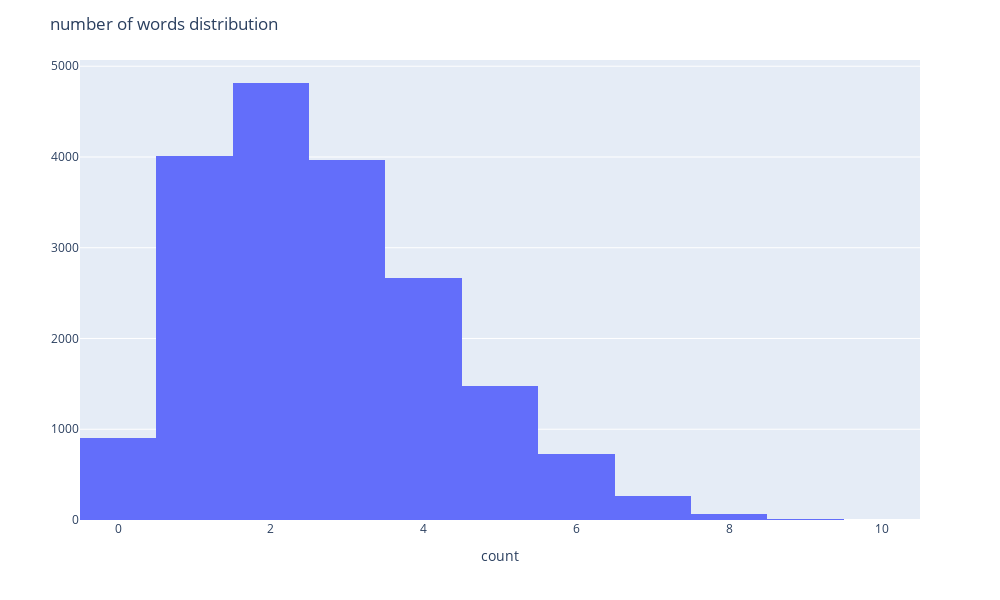

The notebook cell this image was saved under:
### Markdown cell above
### Histogram of the word count

### Code cell
npt_title.word_distribution(
    title='number of words distribution',
    xaxis_label='count',
)

### Figure 1 — Plotly figure (JSON) as saved in the notebook; plotly's stock layout.template omitted (floating-point values rounded to 4 significant figures; data arrays with more than 128 entries replaced by an {"elided": "..."} marker saying what was removed)
{"data": [{"alignmentgroup": "True", "bingroup": "x", "hovertemplate": "words_title_length=%{x}<br>count=%{y}<extra></extra>", "legendgroup": "", "marker": {"color": "#636efa", "pattern": {"shape": ""}}, "name": "", "offsetgroup": "", "orientation": "v", "showlegend": false, "type": "histogram", "x": {"elided": "18920 int values"}, "xaxis": "x", "yaxis": "y"}], "layout": {"barmode": "relative", "height": 600, "legend": {"tracegroupgap": 0}, "margin": {"t": 60}, "title": {"text": "number of words distribution"}, "width": 1000, "xaxis": {"anchor": "y", "domain": [0, 1], "title": {"text": "count"}}, "yaxis": {"anchor": "x", "domain": [0, 1], "title": {"text": ""}}}}
